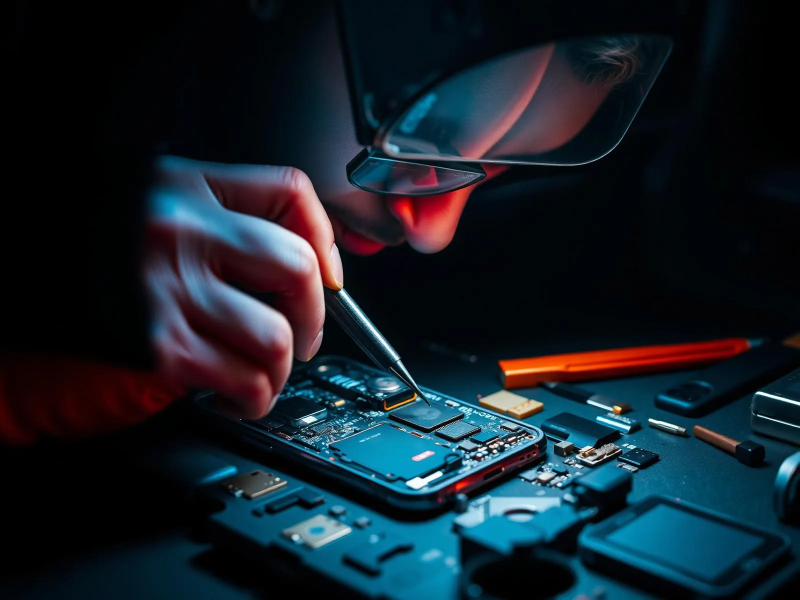
#> input picture src/assets/hero-repair.webp, 1600 x 1200 px, given in place of icon-512.png, which was not available (shown at 1/2 size); the run also reads 1 picture not shown here
$ python generate_android_assets.py
#> lines starting #> are read from the running program, lines starting #| are printed output that depends on the picture; after the words box and inside, x2 and y2 are one past the last pixel; in counts of white or black regions, pixels touching at a corner belong together
import os
from PIL import Image, ImageDraw

res_dir = os.path.abspath(r"app\src\main\res")
src_icon_path = os.path.abspath(r"public\icon-512.png")
src_logo_path = os.path.abspath(r"public\super-telecom-logo.png")
src_hero_path = os.path.abspath(r"src\assets\hero-repair.jpg")

print(f"Loading {src_icon_path}...")
src_icon = Image.open(src_icon_path).convert("RGBA")

# 1. Standard Mipmap densities
densities = {
    "mipmap-mdpi": 48,
    "mipmap-hdpi": 72,
    "mipmap-xhdpi": 96,
    "mipmap-xxhdpi": 144,
    "mipmap-xxxhdpi": 192,
}

for folder, size in densities.items():
    out_dir = os.path.join(res_dir, folder)
    os.makedirs(out_dir, exist_ok=True)

    # Standard square icon
    icon_resized = src_icon.resize((size, size), Image.Resampling.LANCZOS)
    icon_resized.save(os.path.join(out_dir, "ic_launcher.png"), "PNG")

    # Round icon with circular mask
    mask = Image.new("L", (size, size), 0)
    draw = ImageDraw.Draw(mask)
    draw.ellipse((0, 0, size, size), fill=255)
    round_icon = Image.new("RGBA", (size, size), (0, 0, 0, 0))
    round_icon.paste(icon_resized, (0, 0), mask=mask)
    round_icon.save(os.path.join(out_dir, "ic_launcher_round.png"), "PNG")
    print(f"Generated {folder}/ic_launcher.png and ic_launcher_round.png ({size}x{size})")
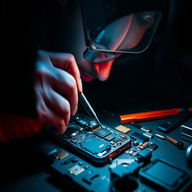
#> icon_resized: PIL image 192x192 RGBA; mean R, G, B, A 21, 32.8, 41.4, 255
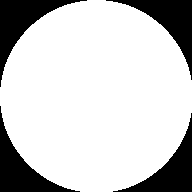
#> mask: PIL image 192x192 L; 79.2% white; 4 black regions, box (x1, y1, x2, y2) and area: (0, 0, 87, 87) 2004, (106, 0, 192, 80) 1917, (0, 106, 80, 192) 1917, (113, 113, 192, 192) 1831
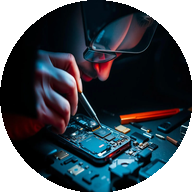
#> round_icon: PIL image 192x192 RGBA; mean R, G, B, A 20.5, 29.7, 37, 202; transparent parts drawn white

# 2. Foreground for adaptive icons (108dp canvas with ~74dp centered icon)
fg_densities = {
    "drawable-mdpi": 108,
    "drawable-hdpi": 162,
    "drawable-xhdpi": 216,
    "drawable-xxhdpi": 324,
    "drawable-xxxhdpi": 432,
}

for folder, canvas_size in fg_densities.items():
    out_dir = os.path.join(res_dir, folder)
    os.makedirs(out_dir, exist_ok=True)

    icon_size = int(canvas_size * 0.72)
    offset = (canvas_size - icon_size) // 2

    fg_canvas = Image.new("RGBA", (canvas_size, canvas_size), (0, 0, 0, 0))
    fg_icon = src_icon.resize((icon_size, icon_size), Image.Resampling.LANCZOS)
    fg_canvas.paste(fg_icon, (offset, offset), mask=fg_icon)
    fg_canvas.save(os.path.join(out_dir, "ic_launcher_foreground.png"), "PNG")
    print(f"Generated {folder}/ic_launcher_foreground.png ({canvas_size}x{canvas_size})")
#> this loop made 5 passes
#> pass 1, `fg_icon = src_icon.resize((icon_size, icon_size), Image.Resampling.LAN..`:
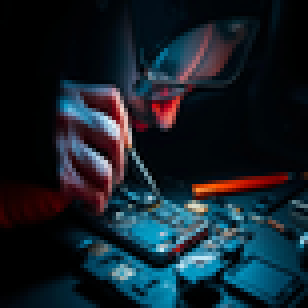
#> fg_icon: PIL image 77x77 RGBA (shown 4 times larger); mean R, G, B, A 21.1, 32.9, 41.4, 255
#> pass 1, `fg_canvas.save(os.path.join(out_dir, "ic_launcher_foreground.png"), "P..`:
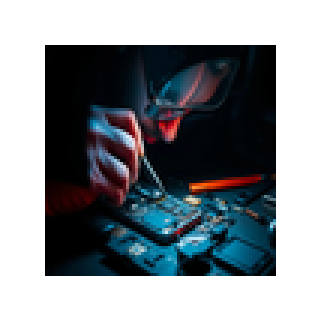
#> saved as ic_launcher_foreground.png: PIL image 108x108 RGBA (shown 3 times larger); mean R, G, B, A 10.7, 16.7, 21.1, 129.6; transparent parts drawn white
#> after the loop:
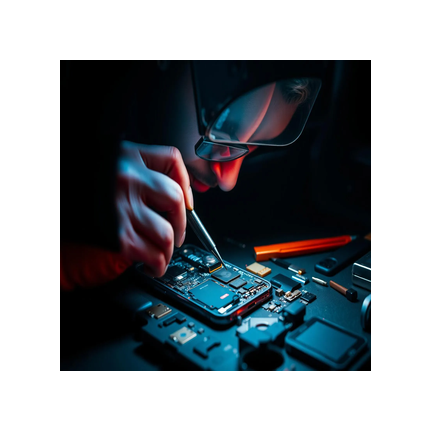
#> fg_canvas: PIL image 432x432 RGBA; mean R, G, B, A 10.9, 17, 21.4, 132.2; transparent parts drawn white
#> after the loop:
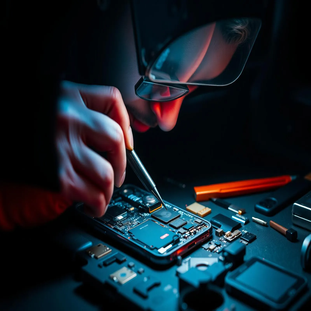
#> fg_icon: PIL image 311x311 RGBA; mean R, G, B, A 21, 32.8, 41.4, 255

# 3. In-app drawables
drawable_dir = os.path.join(res_dir, "drawable")
os.makedirs(drawable_dir, exist_ok=True)

# Copy/save app icon as compact WebP
src_icon.save(os.path.join(drawable_dir, "super_telecom_icon.webp"), "WEBP", quality=82, method=6)
print("Saved drawable/super_telecom_icon.webp")

# Copy/save full logo as compact WebP
src_logo = Image.open(src_logo_path)
src_logo.save(os.path.join(drawable_dir, "super_telecom_logo.webp"), "WEBP", quality=82, method=6)
print("Saved drawable/super_telecom_logo.webp")

# Copy/save hero lab repair image as compact WebP
src_hero = Image.open(src_hero_path)
src_hero.save(os.path.join(drawable_dir, "hero_repair.webp"), "WEBP", quality=80, method=6)
print("Saved drawable/hero_repair.webp")

print("SUCCESS: All branding & designer assets successfully placed in app/src/main/res!")
